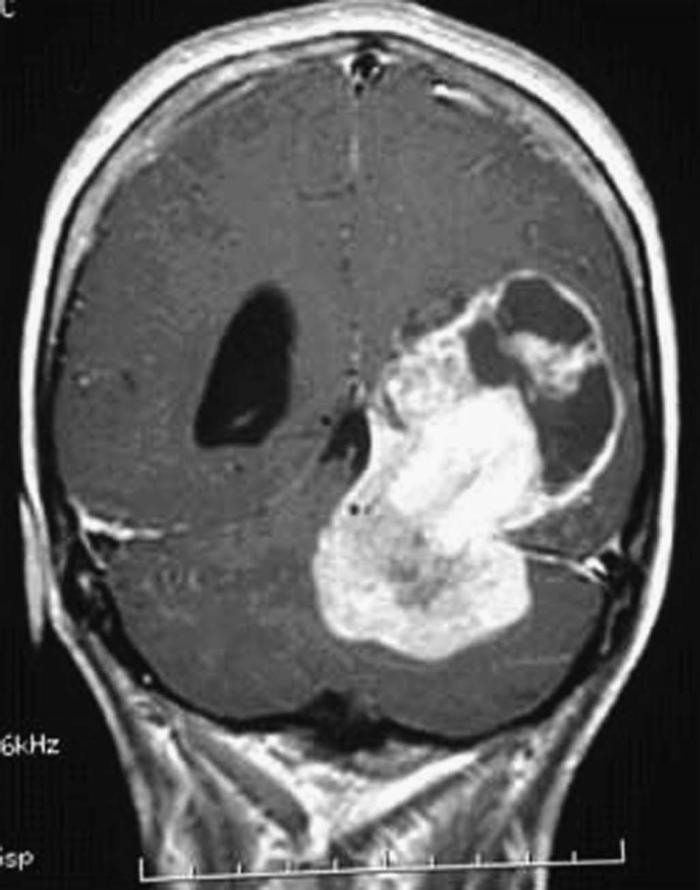
%> input picture Brain19.jpg, 700 x 890 px
$ octave brain.m   (GNU Octave 9; MATLAB toolbox functions it lacks are replaced by stand-ins)
%> lines starting %> are read from the running program, lines starting %| are printed output that depends on the picture; in (x1, y1, x2, y2) boxes, pixels count from 0 and x2, y2 are one past the last pixel; in counts of white or black regions, pixels touching at a corner belong together; the program's own positions count from 1
close all;

clear all;
clc;
img=imread('brain19.jpg');
%> img is the input picture: size 890x700 uint8; min 1, max 255, mean 95
bw=im2bw(img,0.7);
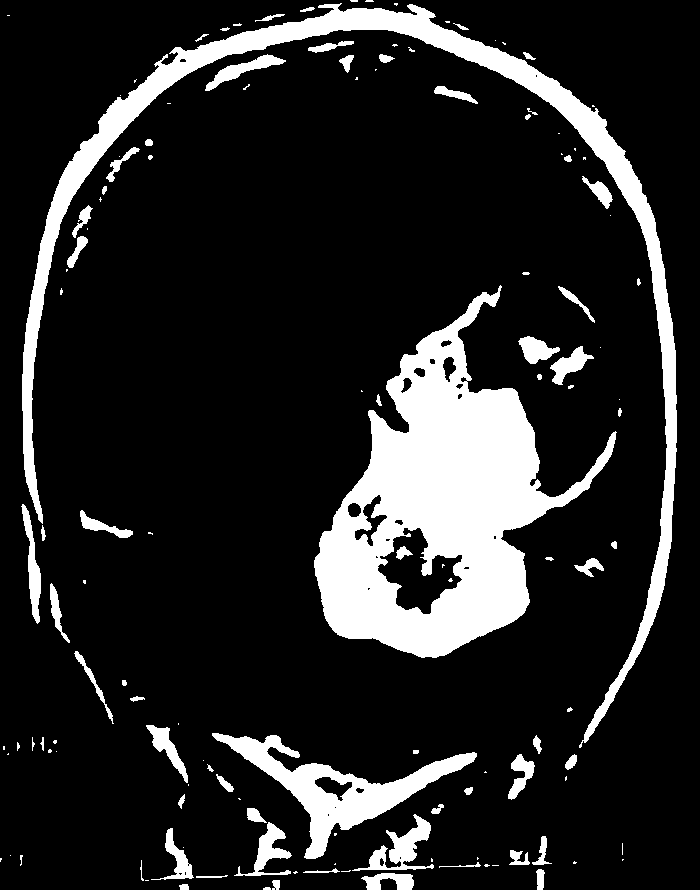
%> bw: size 890x700 logical; 15.2% white; 134 white regions (65 under 20 px), largest, box (x1, y1, x2, y2) and area: (314, 285, 617, 658) 46181, (22, 3, 677, 748) 25990, (212, 733, 477, 859) 8046
label=bwlabel(bw);
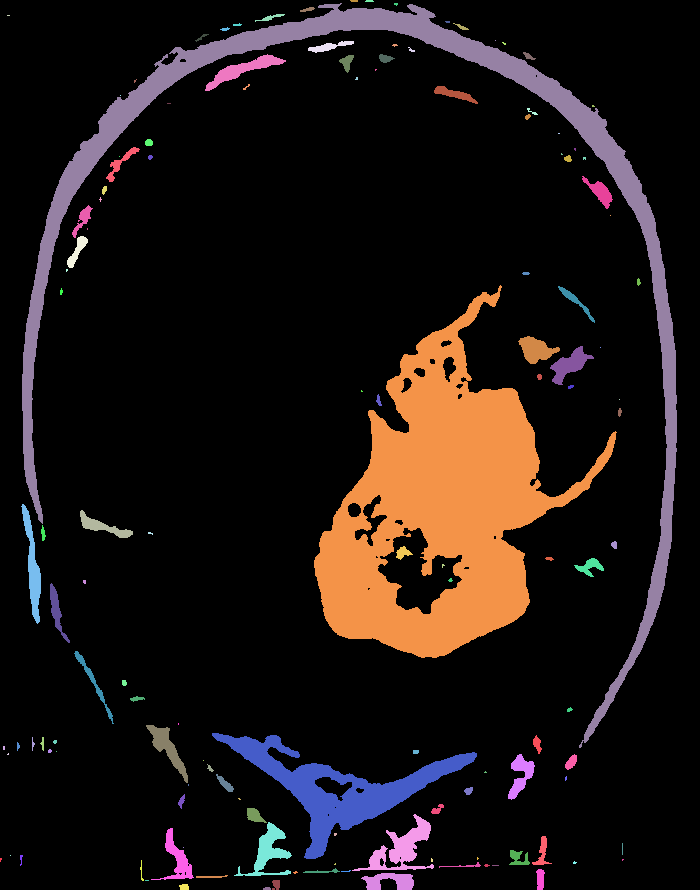
%> label: size 890x700 double; 135 distinct labels, from 0 to 134; one colour per label, 0 black
stats=regionprops(label,'Solidity','Area');
%> stats = 134 regions; largest, Area and Solidity: 46181 0.645, 25990 0.0709, 8046 0.459, 1522 0.511, 994 0.501
density=[stats.Solidity];
%> density = 134 values, max 1 at index 2, min 0.0709 at index 9, mean 0.851
area=[stats.Area];
%> area = 134 values, max 46181 at index 66, min 1 at index 5, mean 708.4
high_dense_area=density>0.5;
%> high_dense_area = 134 logical values, 130 true
max_area=max(area(high_dense_area));
%> max_area = 46181
tumor_label=find(area==max_area);
%> tumor_label = 66
tumor=ismember(label,tumor_label);
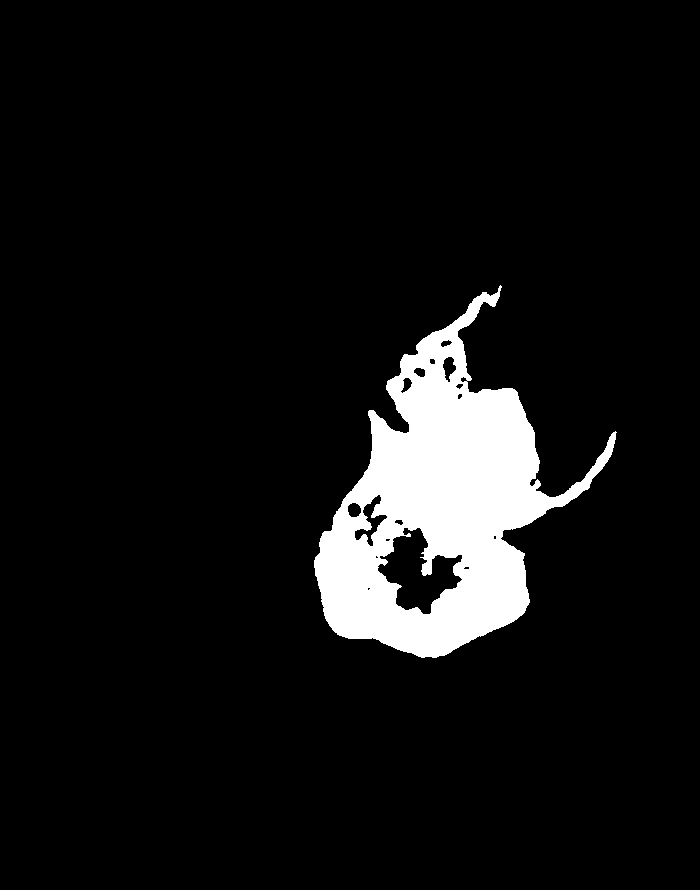
%> tumor: size 890x700 logical; 7.4% white; 1 white region, box (x1, y1, x2, y2) and area: (314, 285, 617, 658) 46181
se=strel('square',5);
tumor=imdilate(tumor,se);
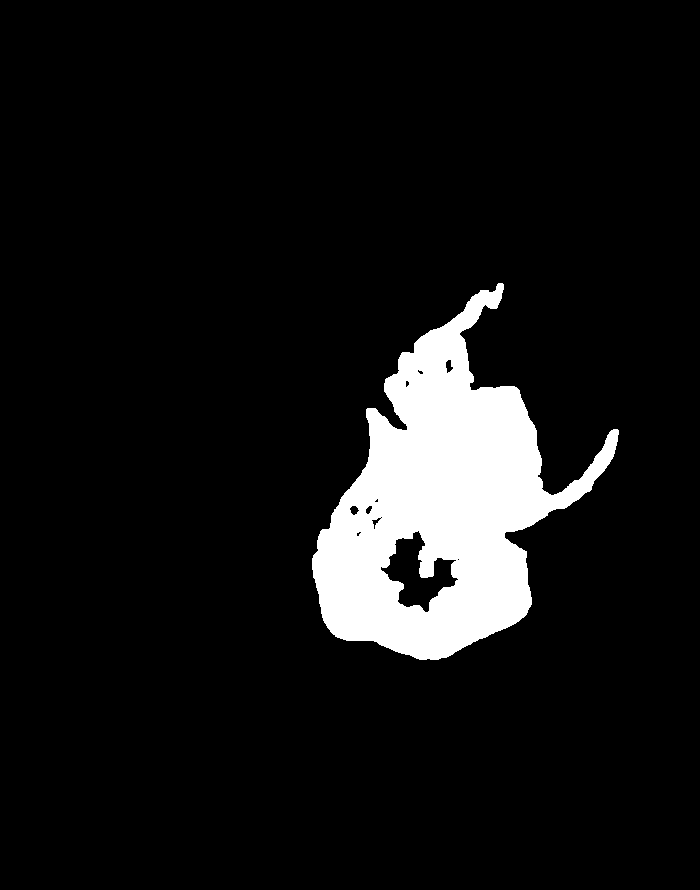
%> tumor: size 890x700 logical; 8.3% white; 1 white region, box (x1, y1, x2, y2) and area: (312, 283, 619, 660) 51755
figure(2);
subplot(3,1,1);
imshow(img);
title('Brain');
[B,L]=bwboundaries(tumor,'noholes');
%> B = 1 boundary; box (x1, y1, x2, y2) and points: (312, 283, 619, 660) 1290
imtool(tumor,[]);
subplot(3,1,2);
imshow(tumor,[]);
hold on
for i=1:length(B)
    plot(B{i}(:,2),B{i}(:,1), 'r' ,'linewidth',2.5);
end
%> this loop made 1 pass
hold off;
title('Tumor Alone');
[B,L]=bwboundaries(tumor,'noholes');
subplot(3,1,3);
imshow(img,[]);
hold on
for i=1:length(B)
    plot(B{i}(:,2),B{i}(:,1), 'y' ,'linewidth',1.5);
end

title('Detected Tumor');
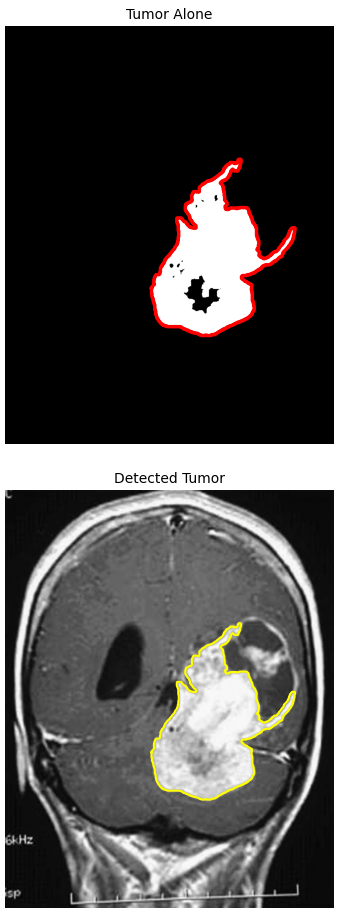
%> figure redrawn from the program's plot data, 2 panels
hold off;
